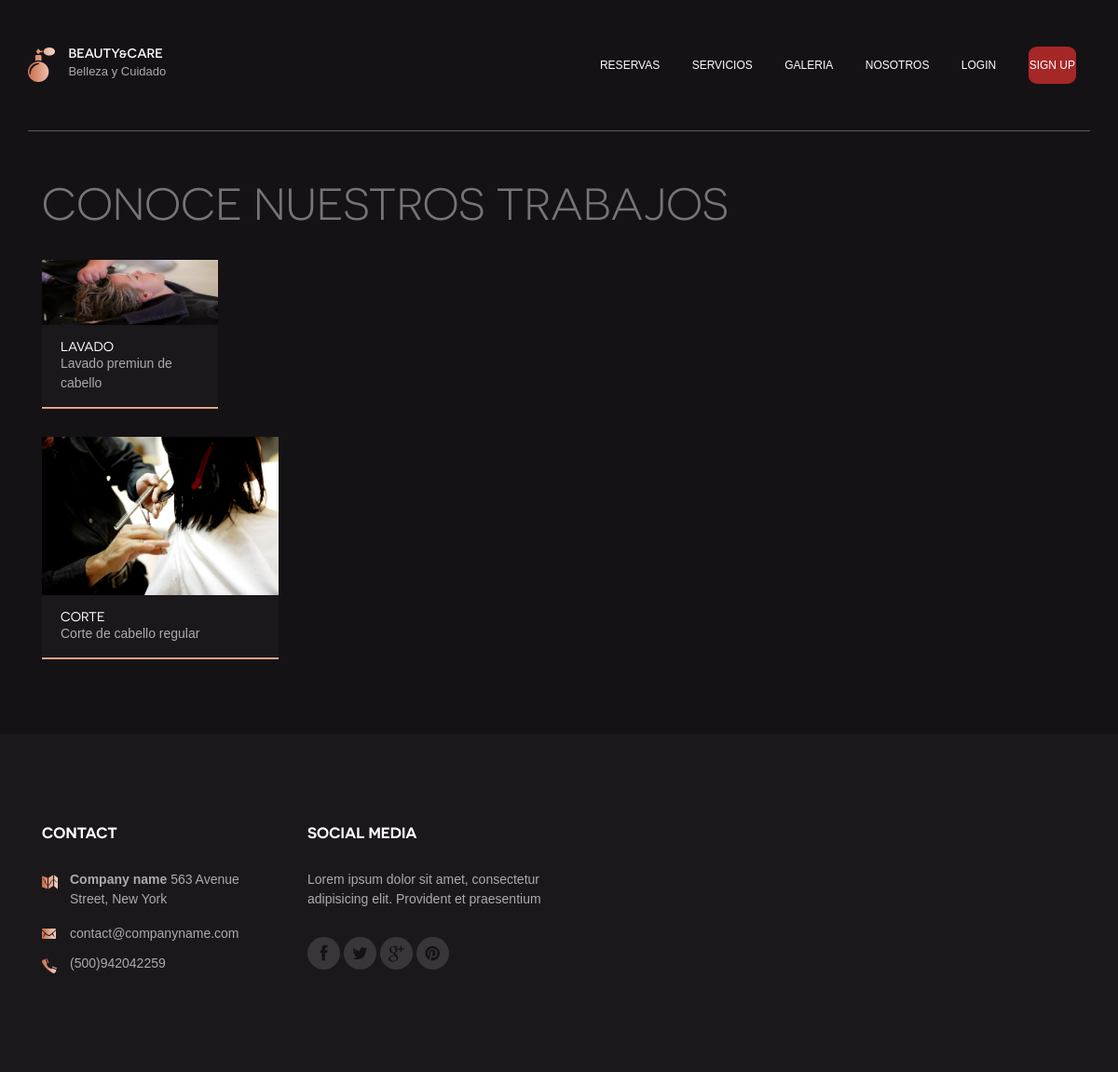
/galerias/, run on the app's committed database.
### galerias/models.py (models this page shows, shortened)
class Galerias(models.Model):
    nombre = models.CharField(max_length=50)
    descripcion = models.TextField(max_length=50)
    imagen = models.ImageField(upload_to='galerias/')
    categoria = models.ForeignKey('Categoria' , on_delete=models.SET_NULL , null=True)
    class Meta:
        verbose_name = 'galeria'
        verbose_name_plural = 'galerias'

### galerias/views.py (the view)
# urls.py: path('',views.lista_galeria , name='lista_galeria'),
def lista_galeria(request):
    lista_galeria = Galerias.objects.all()
    categorias = Categoria.objects.all()
    context = {
        'lista_galeria' : lista_galeria ,
        'categorias' : categorias ,
    }
    return render(request , 'Galerias/galeria.html' , context)

### galerias/templates/Galerias/Galeria.html
{% extends 'base.html' %}
{% block body %}
<main class="main-content">
    <div class="page">
        <div class="container">
                <h2 class="section-title">Conoce nuestros trabajos</h2>
            <div class="row">
                {% for galeria in lista_galeria %}
                    {% if lista_galeria.category == category %}
                    <div>
                            <div class="gallery-item filterable-item">
                                    <a href="{{galeria.imagen.url}}">
                                        <figure class="featured-image">
                                            <img src="{{galeria.imagen.url}}" alt="">
                                            <figcaption>
                                                <h2 class="gallery-title">{{galeria.nombre}}</h2>
                                                <p>{{galeria.descripcion}}</p>
                                            </figcaption>
                                        </figure>
                                    </a>
                             </div>
                    </div>
                    {% endif %}
                {% endfor %}
            </div>
        </div>
    </div>
</main>
{% endblock body %}

### static/site_static/css/style.css (style rules this page uses)
article, aside, details, figcaption, figure, footer, header, hgroup, nav, section, summary { display: block; }
html { background: #fff; color: #000; -webkit-text-size-adjust: 100%; -ms-text-size-adjust: 100%; }
html, button, input, select, textarea { font-family: sans-serif; }
body { margin: 0; }
a { background: transparent; }
h2 { font-size: 1.5em; margin: 0.83em 0; }
img { border: 0; }
figure { margin: 0; }
*, *:before, *:after { -moz-box-sizing: border-box; box-sizing: border-box; }
body { background-color: #151215; color: #aea9ad; font-family: Arial, "Open Sans", serif; font-size: 16px; font-weight: 400; line-height: 1.5; }
a { text-decoration: none; color: #aea9ad; border-bottom: 1px solid transparent; -webkit-transition: .3s ease; transition: .3s ease; }
p { margin-top: 0; }
.section-title { text-align: center; font-size: 48px; font-size: 3rem; text-transform: uppercase; color: #787377; margin: 0 0 50px; font-weight: 300; font-family: "Novecento Sans", "Open Sans", sans-serif; }
.filterable-item { padding: 0 15px; width: 24.9%; float: left; }
.gallery-item { margin-bottom: 30px; }
.gallery-item figure img { width: 100%; max-width: 100%; display: block; height: auto; margin-bottom: 0; }
.gallery-item figure figcaption { background-color: #1b181b; padding: 15px 20px 17px; position: relative; }
.gallery-item figure figcaption:after { content: " "; right: 0; height: 2px; background-color: #cc7250; background-image: -webkit-linear-gradient(90deg, #cc7250, #f7d0c2); bottom: 0; left: 0; position: absolute; display: block; }
.gallery-item figure .gallery-title { margin: 0; font-size: 14px; font-size: 0.875rem; font-family: "Novecento Sans", "Open Sans", sans-serif; text-transform: uppercase; color: white; font-weight: 400; }
.gallery-item figure p { font-size: 14px; font-size: 0.875rem; margin: 0; }
.container { margin-right: auto; margin-left: auto; padding-left: 15px; padding-right: 15px; *zoom: 1; }
.container:after { content: " "; clear: both; display: block; overflow: hidden; height: 0; }
@media (min-width: 768px) { .container { width: 750px; } }
@media (min-width: 992px) { .container { width: 970px; } }
@media (min-width: 1200px) { .container { width: 1170px; } }
.row { margin-left: -15px; margin-right: -15px; *zoom: 1; }
.row:after { content: " "; clear: both; display: block; overflow: hidden; height: 0; }
.page { padding: 50px 0; }
.page h1, .page h2, .page h3, .page h4, .page h5, .page h6 { color: white; }
.page .section-title { text-align: left; color: #787377; font-size: 48px; font-size: 3rem; margin-bottom: 30px; }
.page p { margin-bottom: 30px; }
figure img { max-width: 100%; }
img { max-width: 100%; }

### data on the page
Galerias: imagen (picture), nombre "LAVADO", descripcion "Lavado premiun de cabello"
Galerias: imagen (picture), nombre "CORTE", descripcion "Corte de cabello regular"
